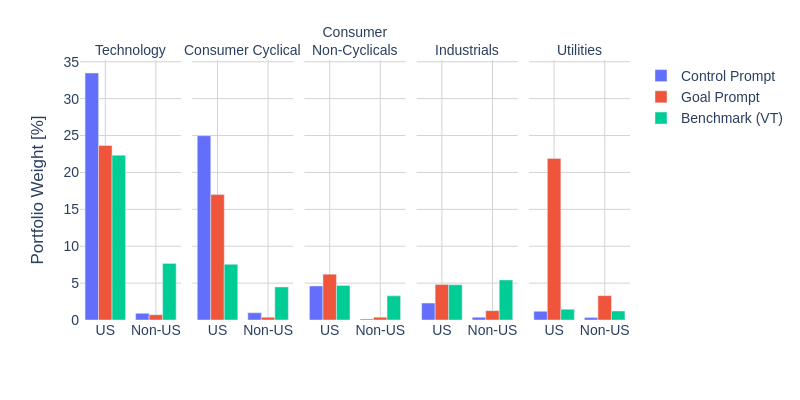

Write notebook code for a chart like this one.
### Code cell
import plotly_express as px
import kaleido

selected_sectors = ['Technology', 'Consumer Cyclical', 'Consumer Non-Cyclicals', 'Industrials', 'Utilities']
replacements = {'Control prompt': 'Control Prompt', 'Goal prompt': 'Goal Prompt', 'VT': 'Benchmark (VT)'}
combined['cond'] = combined['cond'].replace(replacements)
combined_grouped = combined.groupby(['sector', 'country', 'cond'])['weight'].mean().reset_index()
filtered_df = combined_grouped[combined_grouped['sector'].isin(selected_sectors)]
filtered_df = filtered_df.copy()
filtered_df['weight'] = filtered_df['weight'] * 100


fig = px.bar(filtered_df, x="country", y="weight", facet_col="sector", barmode='group', color="cond", color_continuous_scale='Greys', 
             category_orders={'sector': selected_sectors,
                             'cond':['Control Prompt', 'Goal Prompt', 'Benchmark (VT)']}
            )
fig.update_layout(
    xaxis={'categoryorder':'array', 'categoryarray':['US','Non-US']}, 
    legend_title='', 
    yaxis_title='Portfolio Weight [%]')
fig.update_layout(
    plot_bgcolor='rgba(0,0,0,0)',
    paper_bgcolor='rgba(0,0,0,0)',
)
fig.update_xaxes(showgrid=True, gridwidth=1, gridcolor='LightGrey')
fig.update_yaxes(showgrid=True, gridwidth=1, gridcolor='LightGrey')
fig.for_each_annotation(lambda a: a.update(text = a.text.replace("sector=", "")))
for annotation in fig.layout.annotations:
    if annotation.text == 'Consumer Non-Cyclicals':
        annotation.text = 'Consumer<br>Non-Cyclicals'
fig.update_layout()
fig.update_xaxes(tickangle=0, title=None)
fig.update_layout(autosize=False, width=800, height=400, font=dict(family="Arial", size=14))

fig.write_image('./figures/concentration.png')

fig.show()

### Figure 1 — Plotly figure (JSON) as saved in the notebook; plotly's stock layout.template omitted (floating-point values rounded to 4 significant figures)
{"data": [{"alignmentgroup": "True", "hovertemplate": "cond=Control Prompt<br>sector=Technology<br>country=%{x}<br>weight=%{y}<extra></extra>", "legendgroup": "Control Prompt", "marker": {"color": "#636efa", "pattern": {"shape": ""}}, "name": "Control Prompt", "offsetgroup": "Control Prompt", "orientation": "v", "showlegend": true, "textposition": "auto", "type": "bar", "x": ["Non-US", "US"], "xaxis": "x", "y": [0.9007, 33.48], "yaxis": "y"}, {"alignmentgroup": "True", "hovertemplate": "cond=Control Prompt<br>sector=Consumer Cyclical<br>country=%{x}<br>weight=%{y}<extra></extra>", "legendgroup": "Control Prompt", "marker": {"color": "#636efa", "pattern": {"shape": ""}}, "name": "Control Prompt", "offsetgroup": "Control Prompt", "orientation": "v", "showlegend": false, "textposition": "auto", "type": "bar", "x": ["Non-US", "US"], "xaxis": "x2", "y": [0.979, 24.98], "yaxis": "y2"}, {"alignmentgroup": "True", "hovertemplate": "cond=Control Prompt<br>sector=Consumer Non-Cyclicals<br>country=%{x}<br>weight=%{y}<extra></extra>", "legendgroup": "Control Prompt", "marker": {"color": "#636efa", "pattern": {"shape": ""}}, "name": "Control Prompt", "offsetgroup": "Control Prompt", "orientation": "v", "showlegend": false, "textposition": "auto", "type": "bar", "x": ["Non-US", "US"], "xaxis": "x3", "y": [0.1305, 4.616], "yaxis": "y3"}, {"alignmentgroup": "True", "hovertemplate": "cond=Control Prompt<br>sector=Industrials<br>country=%{x}<br>weight=%{y}<extra></extra>", "legendgroup": "Control Prompt", "marker": {"color": "#636efa", "pattern": {"shape": ""}}, "name": "Control Prompt", "offsetgroup": "Control Prompt", "orientation": "v", "showlegend": false, "textposition": "auto", "type": "bar", "x": ["Non-US", "US"], "xaxis": "x4", "y": [0.3712, 2.29], "yaxis": "y4"}, {"alignmentgroup": "True", "hovertemplate": "cond=Control Prompt<br>sector=Utilities<br>country=%{x}<br>weight=%{y}<extra></extra>", "legendgroup": "Control Prompt", "marker": {"color": "#636efa", "pattern": {"shape": ""}}, "name": "Control Prompt", "offsetgroup": "Control Prompt", "orientation": "v", "showlegend": false, "textposition": "auto", "type": "bar", "x": ["Non-US", "US"], "xaxis": "x5", "y": [0.3229, 1.174], "yaxis": "y5"}, {"alignmentgroup": "True", "hovertemplate": "cond=Goal Prompt<br>sector=Technology<br>country=%{x}<br>weight=%{y}<extra></extra>", "legendgroup": "Goal Prompt", "marker": {"color": "#EF553B", "pattern": {"shape": ""}}, "name": "Goal Prompt", "offsetgroup": "Goal Prompt", "orientation": "v", "showlegend": true, "textposition": "auto", "type": "bar", "x": ["Non-US", "US"], "xaxis": "x", "y": [0.7137, 23.65], "yaxis": "y"}, {"alignmentgroup": "True", "hovertemplate": "cond=Goal Prompt<br>sector=Consumer Cyclical<br>country=%{x}<br>weight=%{y}<extra></extra>", "legendgroup": "Goal Prompt", "marker": {"color": "#EF553B", "pattern": {"shape": ""}}, "name": "Goal Prompt", "offsetgroup": "Goal Prompt", "orientation": "v", "showlegend": false, "textposition": "auto", "type": "bar", "x": ["Non-US", "US"], "xaxis": "x2", "y": [0.3685, 17.0], "yaxis": "y2"}, {"alignmentgroup": "True", "hovertemplate": "cond=Goal Prompt<br>sector=Consumer Non-Cyclicals<br>country=%{x}<br>weight=%{y}<extra></extra>", "legendgroup": "Goal Prompt", "marker": {"color": "#EF553B", "pattern": {"shape": ""}}, "name": "Goal Prompt", "offsetgroup": "Goal Prompt", "orientation": "v", "showlegend": false, "textposition": "auto", "type": "bar", "x": ["Non-US", "US"], "xaxis": "x3", "y": [0.3763, 6.216], "yaxis": "y3"}, {"alignmentgroup": "True", "hovertemplate": "cond=Goal Prompt<br>sector=Industrials<br>country=%{x}<br>weight=%{y}<extra></extra>", "legendgroup": "Goal Prompt", "marker": {"color": "#EF553B", "pattern": {"shape": ""}}, "name": "Goal Prompt", "offsetgroup": "Goal Prompt", "orientation": "v", "showlegend": false, "textposition": "auto", "type": "bar", "x": ["Non-US", "US"], "xaxis": "x4", "y": [1.266, 4.813], "yaxis": "y4"}, {"alignmentgroup": "True", "hovertemplate": "cond=Goal Prompt<br>sector=Utilities<br>country=%{x}<br>weight=%{y}<extra></extra>", "legendgroup": "Goal Prompt", "marker": {"color": "#EF553B", "pattern": {"shape": ""}}, "name": "Goal Prompt", "offsetgroup": "Goal Prompt", "orientation": "v", "showlegend": false, "textposition": "auto", "type": "bar", "x": ["Non-US", "US"], "xaxis": "x5", "y": [3.302, 21.91], "yaxis": "y5"}, {"alignmentgroup": "True", "hovertemplate": "cond=Benchmark (VT)<br>sector=Technology<br>country=%{x}<br>weight=%{y}<extra></extra>", "legendgroup": "Benchmark (VT)", "marker": {"color": "#00cc96", "pattern": {"shape": ""}}, "name": "Benchmark (VT)", "offsetgroup": "Benchmark (VT)", "orientation": "v", "showlegend": true, "textposition": "auto", "type": "bar", "x": ["Non-US", "US"], "xaxis": "x", "y": [7.65, 22.33], "yaxis": "y"}, {"alignmentgroup": "True", "hovertemplate": "cond=Benchmark (VT)<br>sector=Consumer Cyclical<br>country=%{x}<br>weight=%{y}<extra></extra>", "legendgroup": "Benchmark (VT)", "marker": {"color": "#00cc96", "pattern": {"shape": ""}}, "name": "Benchmark (VT)", "offsetgroup": "Benchmark (VT)", "orientation": "v", "showlegend": false, "textposition": "auto", "type": "bar", "x": ["Non-US", "US"], "xaxis": "x2", "y": [4.48, 7.549], "yaxis": "y2"}, {"alignmentgroup": "True", "hovertemplate": "cond=Benchmark (VT)<br>sector=Consumer Non-Cyclicals<br>country=%{x}<br>weight=%{y}<extra></extra>", "legendgroup": "Benchmark (VT)", "marker": {"color": "#00cc96", "pattern": {"shape": ""}}, "name": "Benchmark (VT)", "offsetgroup": "Benchmark (VT)", "orientation": "v", "showlegend": false, "textposition": "auto", "type": "bar", "x": ["Non-US", "US"], "xaxis": "x3", "y": [3.271, 4.683], "yaxis": "y3"}, {"alignmentgroup": "True", "hovertemplate": "cond=Benchmark (VT)<br>sector=Industrials<br>country=%{x}<br>weight=%{y}<extra></extra>", "legendgroup": "Benchmark (VT)", "marker": {"color": "#00cc96", "pattern": {"shape": ""}}, "name": "Benchmark (VT)", "offsetgroup": "Benchmark (VT)", "orientation": "v", "showlegend": false, "textposition": "auto", "type": "bar", "x": ["Non-US", "US"], "xaxis": "x4", "y": [5.428, 4.782], "yaxis": "y4"}, {"alignmentgroup": "True", "hovertemplate": "cond=Benchmark (VT)<br>sector=Utilities<br>country=%{x}<br>weight=%{y}<extra></extra>", "legendgroup": "Benchmark (VT)", "marker": {"color": "#00cc96", "pattern": {"shape": ""}}, "name": "Benchmark (VT)", "offsetgroup": "Benchmark (VT)", "orientation": "v", "showlegend": false, "textposition": "auto", "type": "bar", "x": ["Non-US", "US"], "xaxis": "x5", "y": [1.218, 1.457], "yaxis": "y5"}], "layout": {"annotations": [{"font": {}, "showarrow": false, "text": "Technology", "x": 0.092, "xanchor": "center", "xref": "paper", "y": 1, "yanchor": "bottom", "yref": "paper"}, {"font": {}, "showarrow": false, "text": "Consumer Cyclical", "x": 0.296, "xanchor": "center", "xref": "paper", "y": 1, "yanchor": "bottom", "yref": "paper"}, {"font": {}, "showarrow": false, "text": "Consumer<br>Non-Cyclicals", "x": 0.5, "xanchor": "center", "xref": "paper", "y": 1, "yanchor": "bottom", "yref": "paper"}, {"font": {}, "showarrow": false, "text": "Industrials", "x": 0.704, "xanchor": "center", "xref": "paper", "y": 1, "yanchor": "bottom", "yref": "paper"}, {"font": {}, "showarrow": false, "text": "Utilities", "x": 0.908, "xanchor": "center", "xref": "paper", "y": 1, "yanchor": "bottom", "yref": "paper"}], "autosize": false, "barmode": "group", "font": {"family": "Arial", "size": 14}, "height": 400, "legend": {"title": {"text": ""}, "tracegroupgap": 0}, "margin": {"t": 60}, "paper_bgcolor": "rgba(0, 0, 0, 0)", "plot_bgcolor": "rgba(0, 0, 0, 0)", "width": 800, "xaxis": {"anchor": "y", "autorange": true, "categoryarray": ["US", "Non-US"], "categoryorder": "array", "domain": [0, 0.184], "gridcolor": "LightGrey", "gridwidth": 1, "range": [-0.5, 1.5], "showgrid": true, "tickangle": 0, "title": {}, "type": "category"}, "xaxis2": {"anchor": "y2", "autorange": true, "domain": [0.204, 0.388], "gridcolor": "LightGrey", "gridwidth": 1, "matches": "x", "range": [-0.5, 1.5], "showgrid": true, "tickangle": 0, "title": {}, "type": "category"}, "xaxis3": {"anchor": "y3", "autorange": true, "domain": [0.408, 0.592], "gridcolor": "LightGrey", "gridwidth": 1, "matches": "x", "range": [-0.5, 1.5], "showgrid": true, "tickangle": 0, "title": {}, "type": "category"}, "xaxis4": {"anchor": "y4", "autorange": true, "domain": [0.612, 0.796], "gridcolor": "LightGrey", "gridwidth": 1, "matches": "x", "range": [-0.5, 1.5], "showgrid": true, "tickangle": 0, "title": {}, "type": "category"}, "xaxis5": {"anchor": "y5", "autorange": true, "domain": [0.816, 1], "gridcolor": "LightGrey", "gridwidth": 1, "matches": "x", "range": [-0.5, 1.5], "showgrid": true, "tickangle": 0, "title": {}, "type": "category"}, "yaxis": {"anchor": "x", "autorange": true, "domain": [0, 1], "gridcolor": "LightGrey", "gridwidth": 1, "range": [0, 35.24], "showgrid": true, "title": {"text": "Portfolio Weight [%]"}, "type": "linear"}, "yaxis2": {"anchor": "x2", "autorange": true, "domain": [0, 1], "gridcolor": "LightGrey", "gridwidth": 1, "matches": "y", "range": [0, 35.24], "showgrid": true, "showticklabels": false, "type": "linear"}, "yaxis3": {"anchor": "x3", "autorange": true, "domain": [0, 1], "gridcolor": "LightGrey", "gridwidth": 1, "matches": "y", "range": [0, 35.24], "showgrid": true, "showticklabels": false, "type": "linear"}, "yaxis4": {"anchor": "x4", "autorange": true, "domain": [0, 1], "gridcolor": "LightGrey", "gridwidth": 1, "matches": "y", "range": [0, 35.24], "showgrid": true, "showticklabels": false, "type": "linear"}, "yaxis5": {"anchor": "x5", "autorange": true, "domain": [0, 1], "gridcolor": "LightGrey", "gridwidth": 1, "matches": "y", "range": [0, 35.24], "showgrid": true, "showticklabels": false, "type": "linear"}}}
